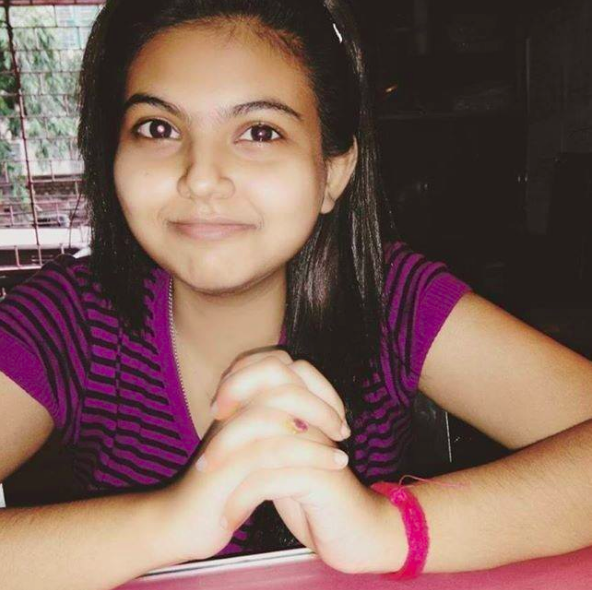
#> input picture resource/janice.png, 592 x 590 px
$ python programming_custom_glitter_filter.py
#> lines starting #> are read from the running program, lines starting #| are printed output that depends on the picture; after the words box and inside, x2 and y2 are one past the last pixel; in counts of white or black regions, pixels touching at a corner belong together
import cv2
import random
import numpy as np
import random
image = cv2.imread('../resource/janice.png')
#> image is the input picture: shape (590, 592, 3); mean B, G, R 90.4, 97.9, 127.2
gray  = cv2.cvtColor(image,cv2.COLOR_BGR2GRAY)
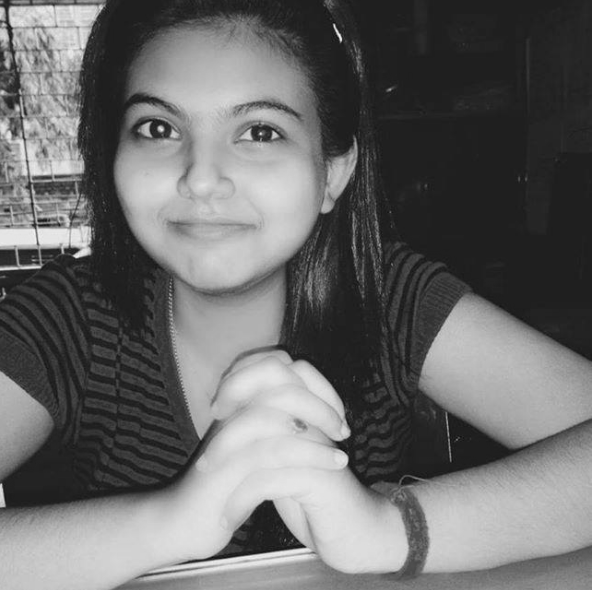
#> gray: shape (590, 592); min 9, max 245, mean 105.7
blurred = cv2.GaussianBlur(gray,(9,9),0)
th1= cv2.adaptiveThreshold(blurred,255,cv2.ADAPTIVE_THRESH_GAUSSIAN_C,cv2.THRESH_BINARY,11,1)
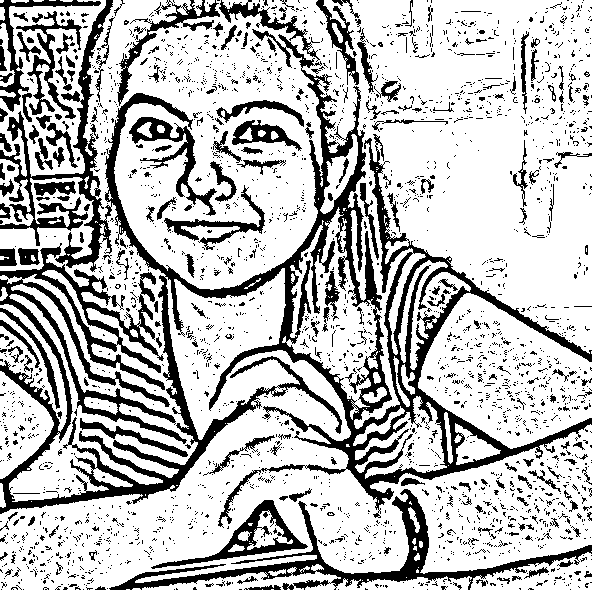
#> th1: shape (590, 592); 73.9% white; 2593 black regions (2355 under 20 px), largest, box (x1, y1, x2, y2) and area: (0, 0, 592, 528) 47976, (109, 489, 592, 590) 6163, (151, 500, 308, 569) 1989
(rows,cols) = np.shape(th1)
#> rows = 590; cols = 592
canvas = np.zeros((rows,cols,3), dtype= "uint8")
for i in range(0,rows):
	for j in range(0,cols):
		for k in range(0,3): # k is the iterator for number of planes
			if th1[i][j] != 0 :
				color = random.randrange(0,255,1)
				canvas[i][j][k]= color #(0,255,0)
			else:
				color = 0
				canvas[i][j][k] = color
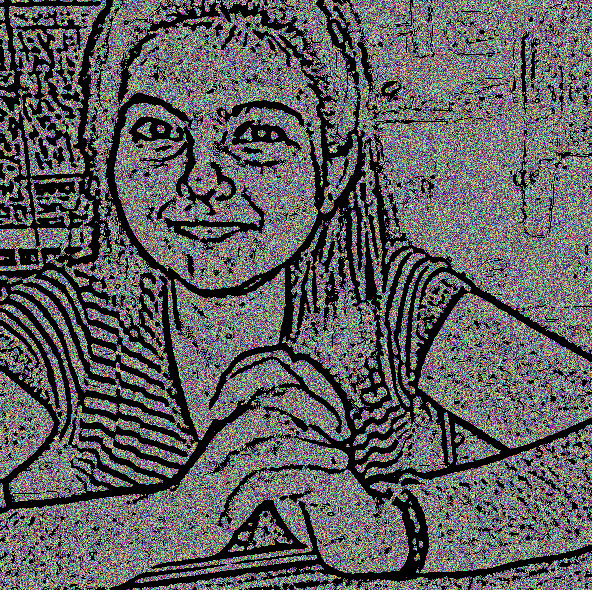
#> canvas: shape (590, 592, 3); mean of channels 0, 1, 2 94, 93.8, 93.8; drawn as B, G, R

cv2.imshow("Original",th1)
cv2.imshow("Canvas",canvas)
cv2.waitKey(0)

$ run again, with resource/noisy.png copied over resource/janice.png
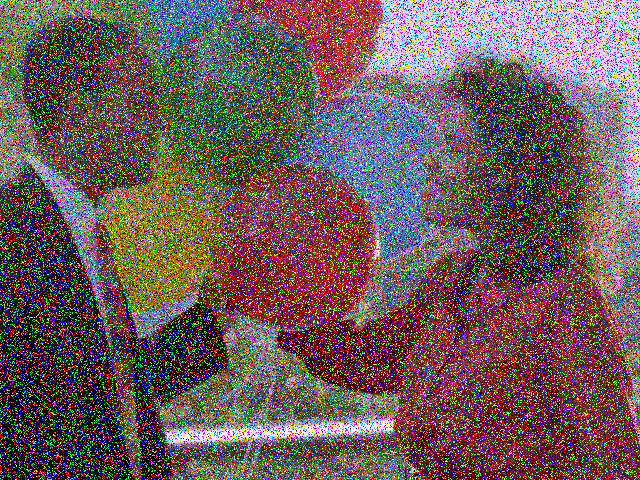
#> input picture resource/noisy.png, 640 x 480 px
#> image is the input picture: shape (480, 640, 3); mean B, G, R 89.9, 92, 109.1
#> `th1= cv2.adaptiveThreshold(blurred,255,cv2.ADAPTIVE_THRESH_GAUSSIAN_C,..`:
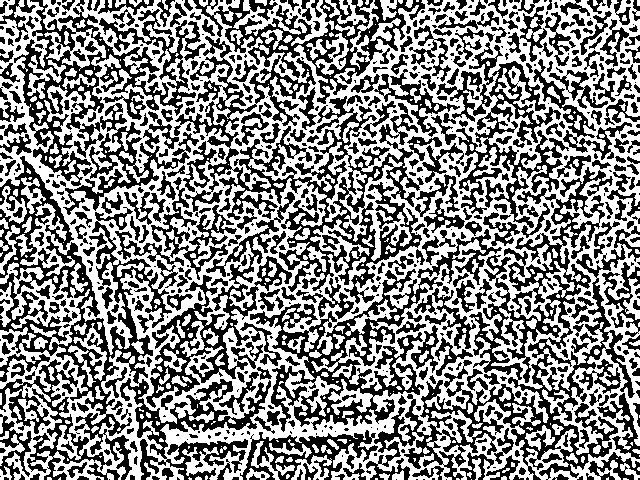
#> th1: shape (480, 640); 53.3% white; 737 black regions (313 under 20 px), largest, box (x1, y1, x2, y2) and area: (366, 167, 640, 480) 17784, (0, 156, 271, 480) 16550, (174, 36, 424, 304) 15117
#> after the loop `for i in range(0,rows):`:
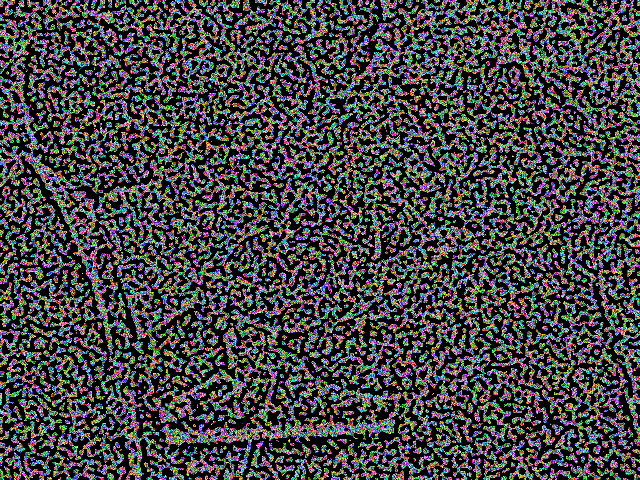
#> canvas: shape (480, 640, 3); mean of channels 0, 1, 2 67.8, 67.5, 67.6; drawn as B, G, R
